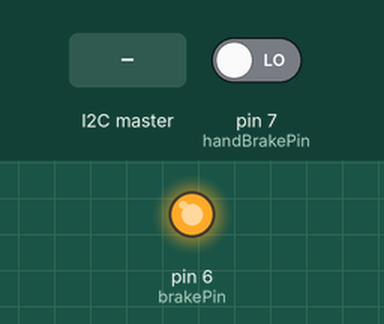
A sketch run on a simulated Arduino Mega 2560, built with avr-gcc and run on an emulated ATmega2560. Parts: output pins drawn as LEDs (lit = HIGH). The test bench sets the inputs (shaded band); at power-on: pin 7 (handBrakePin) LOW. What the sketch prints to the serial monitor is not drawn.

Above: at 1.3 s.
1.4 s: the I2C master sends the byte 0
At 2.1 s:
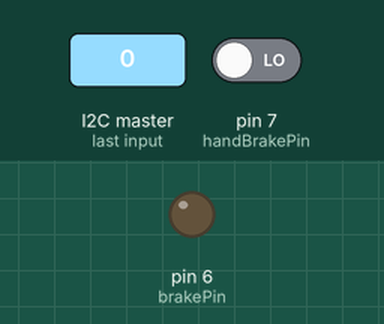
2.9 s: the I2C master sends the byte 1
At 3.2 s:
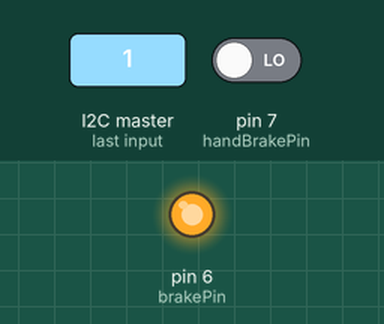
Timing chart, 0 to 5.9 s (numbered marks = the images above; inputs shaded):
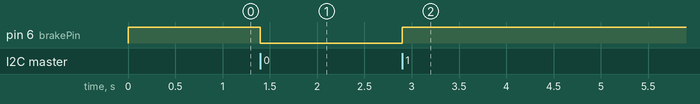

The sketch:

StrollerSkodaDFRobotUART.ino
```cpp
#include <SoftwareSerial.h>
#include <Wire.h>
#include <OneWire.h>

#define SLAVE_ADDRESS 0x08

SoftwareSerial mySerial1(12, 13); // RX, TX
unsigned char data[4] = {};
float distance;
byte b[6] = {2, 1, 2, 3, 4, 5 };

int incomeData[9];

const int brakePin = 6; // zeby hamowac
const int handBrakePin = 7; // zeby czytac czy jest przycisk wcisniety czy nie

int testModeCounter = 0;

const boolean TEST_MODE = true;

int handBrakeState = 0;

const int MAX_DISTANCE = 500;

void setup()
{

  pinMode(brakePin, OUTPUT);
  pinMode(handBrakePin, INPUT);
  brake(1);

  pinMode(1, INPUT);
  pinMode(18, INPUT);
  pinMode(16, INPUT);
  pinMode(14, INPUT);

  digitalWrite(1, HIGH);
  digitalWrite(14, HIGH);
  digitalWrite(16, HIGH);
  digitalWrite(18, HIGH);

  Serial.begin(9600);
  pinMode(0, INPUT_PULLUP);  //Serial3 Rx pin
  Serial1.begin(9600);
  Serial2.begin(9600);
  Serial3.begin(9600);

  delay(100);

  mySerial1.begin(9600);

  initWire();

}

int checkHandBrake()
{
   handBrakeState = digitalRead(handBrakePin);

  // Serial.print("checking hand brake " );
   //Serial.println( handBrakeState);
   saveBrakeToBytes(handBrakeState);
   return handBrakeState;

}

void brake(int state)
{
   digitalWrite(brakePin, state);
}

void initWire()
{
  Wire.begin(SLAVE_ADDRESS);
  Wire.onReceive(receiveData);
  Wire.onRequest(sendData);

  if(TEST_MODE)
    Serial.println("I2C Ready!");
}

void receiveData(int byteCount) {
  while (Wire.available()) {
    incomeData[0] = Wire.read();
    if (incomeData[0] == 0)
      brake(0);
    else
      brake(1);
   //Serial.print("----------- Got data: ");
   //Serial.println(incomeData[0]);

  }
}

void sendData()
{
   Wire.write(b, 6); //todo change

  if(TEST_MODE)
  {


    if(testModeCounter++ ==2)
    {
      testModeCounter = 0;
      for(int i = 0; i < 6; i++)
      {
        int v = b[i]*2;
        if(v < 10)
          Serial.print("0");
        if(v < 99)
          Serial.print("0");

        Serial.print(v);Serial.print(" : ");
      }

      Serial.println();
    }
  }
}

void loop()
{
  //if(tempCounter++ > tempCounterLimit)
   // readTemp();

  checkHandBrake();

  int d = 150;

  if(Serial.available())
  {
    do {
      for (int i = 0; i < 4; i++)
        data[i] = Serial.read();
    } while (Serial.read() == 0xff);

    Serial.flush();
    parseData(0);
  }


  do {
    for (int i = 0; i < 4; i++)
      data[i] = Serial1.read();
  } while (Serial1.read() == 0xff);

  Serial1.flush();
  parseData(1);


  do {
    for (int i = 0; i < 4; i++)
      data[i] = Serial2.read();
  } while (Serial2.read() == 0xff);
  Serial2.flush();
  parseData(2);


  do {
    for (int i = 0; i < 4; i++)
      data[i] = Serial3.read();
  } while (Serial3.read() == 0xff);
  Serial3.flush();
  parseData(3);


  do {
    for (int i = 0; i < 4; i++)
      data[i] = mySerial1.read();
  } while (mySerial1.read() == 0xff);

  mySerial1.flush();
  parseData(4);


  delay(d);

}

void saveDataToBytes(int id, float value)
{
 // Serial.println(b[id]);
  b[id] = int(value / 2);
}

void saveBrakeToBytes(int value)
{
 // Serial.println(b[id]);
  b[5] = value;
}


void parseData(int id)
{

  if (data[0] == 0xff)
  {
    int sum;
    sum = (data[0] + data[1] + data[2]) & 0x00FF;

    if (sum == data[3])
    {
      distance = (data[1] << 8) + data[2];

      if (distance > 280 )
      {
        if(distance < MAX_DISTANCE*10)
          saveDataToBytes(id, distance / 10);
        else
          saveDataToBytes(id, MAX_DISTANCE);
      }else
      {

        if(data[1] == 0 && data[2] == 0)
        {
          //Serial.println("OVER the lower limit ");
           saveDataToBytes(id, MAX_DISTANCE);
        }else
        {
          //Serial.println("Below the lower limit ");

          saveDataToBytes(id, 2);
        }
      }
    } else
    {
      //Serial.print(id); Serial.print(" ERROR "); Serial.print(sum); Serial.println(data[3]);
      saveDataToBytes(id, 1);
    }
  }
}
```

Measured:
- after the input at 1.4 s, pin 6 (brakePin): HIGH → LOW at once
- after the input at 2.9 s, pin 6 (brakePin): LOW → HIGH at once
